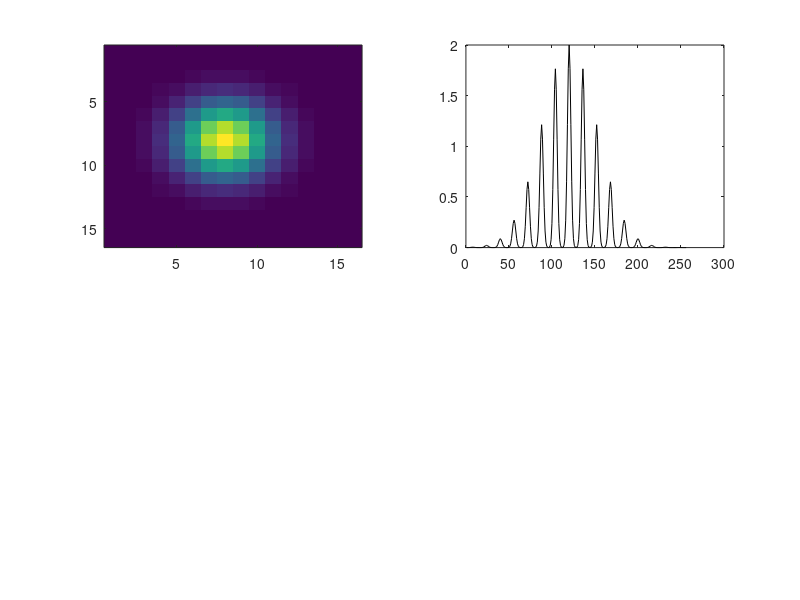

MATLAB code for this plot: (Note: this script raises an error after producing the figure.)
% test empirical logistic regression on 2D simulated example

% make 2D filter
nx = 16;
sig = 2;
[xx,yy] = meshgrid(1:nx,1:nx);
wtsim = 2*exp(-((xx-nx/2).^2+(yy-nx/2).^2)/(2*sig^2));
clf; subplot(221);
imagesc(wtsim);

% make weights into column vector
wts = wtsim(:);  
nw = length(wts);
errfun = @(w)(norm(w-wts).^2);  % error function
tt = 1:nw;
subplot(222);
plot(tt,wts,'k');

%% Make stimuli & simulate response
nstim = 1000;
stim = 2*(randn(nstim,nw));  % Gaussian stimuli
xproj = stim*wts;
pp = logistic(xproj);
y = rand(nstim,1)<pp;

% Compute linear regression solution
wls = stim\y;
wls = wls/norm(wls)*norm(wts);
plot(tt,wts,'k',tt,wls);

%% Find MAP estimate
hyperprs = [.5;.95];  % precision and AR1 parameter
opts = struct('tolX',1e-8,'tolFun',1e-8,'maxIter',1e4,'verbose',0);

mstruct.neglogli = @neglogli_bernoulliGLM; % neg log-likelihood function
mstruct.logprior = @logprior_AR1_2D;
mstruct.liargs = {stim,y}; % args for likelihood function
mstruct.priargs = {[nx,nx]}; % log-prior function
lfpost = @(w)(neglogpost_GLM(w,hyperprs,mstruct)); % posterior
% HessCheck(lfpost,wls);  % check gradient & Hessian

tic;
[wmap,nlogpost,H] = fminNewton(lfpost,wls*.1,opts);
toc;

plot(tt,wts,'k',tt,[wls,wmap]);
axis tight;
legend('true','LS','MAP');

%% Search 2D space of hyperparameters 
% (compare evidince with filter error)

rhovals = [1 10 100 1000]';  % prior precision
avals = [.75 .8 .9 .95 .975 .99 .999]'; % AR1 smoothness

[hprsMax,wmap,maxlogev,evids] = gridsearch_GLMevidence(wls*.1,mstruct,rhovals,avals);


%% Set hyperparameters by maximizing marginal log-likelihood (EB)

% First, maximize log-evidence for precision and correlation parameters
hh0 = hprsMax+[5;-.4];
[wEB,hprsEB,logevid] = findEBestimate_GLM(wmap,hh0,mstruct);


%% Second, fix correlation parameter to very close to 1, and just maximize
% evidence for precision

alpha = .95;
mstruct2 = mstruct;
mstruct2.logprior = @logprior_AR1_2Dfix;
mstruct2.priargs = {mstruct.priargs{:}, alpha};
[wEB2,hprsEB2,logevid2] = findEBestimate_GLM(wEB,hh0(1),mstruct2);

%% Third, for comparison, look at 1D AR1 prior

alpha = .999;
mstruct3 = mstruct;
mstruct3.logprior = @logprior_AR1fix;
mstruct3.priargs = {alpha};
[wEB3,hprsEB3,logevid3] = findEBestimate_GLM(wEB,hh0(1),mstruct3);

%%

Errs = [errfun(wls), errfun(wmap), errfun(wEB), errfun(wEB2) errfun(wEB3)]
Evidences = [max(evids(:)), logevid,logevid2,logevid3]

subplot(324);
plot(tt,wts,'k',tt,[wls,wEB,wEB2,wEB3]);
axis tight;
%legend('true','ML','EB1','EB2');

subplot(221);
imagesc(reshape(wts,nx,nx)); title('true wts');
subplot(223);
imagesc(reshape(wEB,nx,nx)); title('EB2D');
subplot(224);
imagesc(reshape(wEB2,nx,nx)); title('EB2Dfix');
subplot(222);
imagesc(reshape(wEB3,nx,nx)); title('EB1D');
